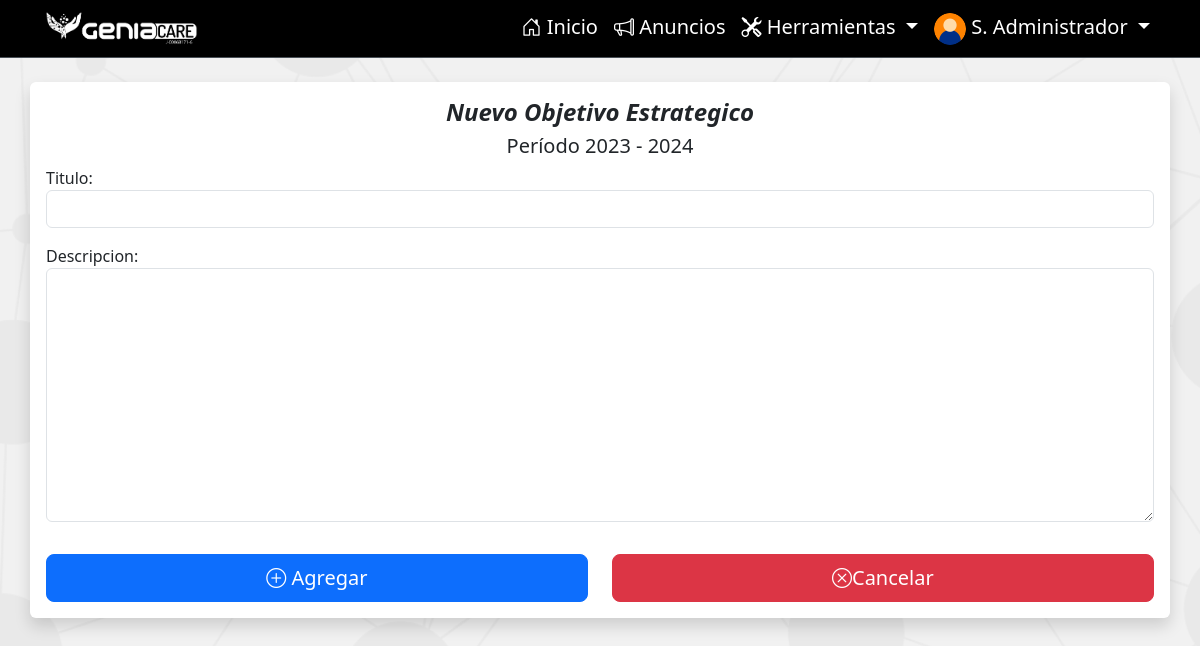
The page /companyobjectives/new/ (signed in) on the database as committed earlier.
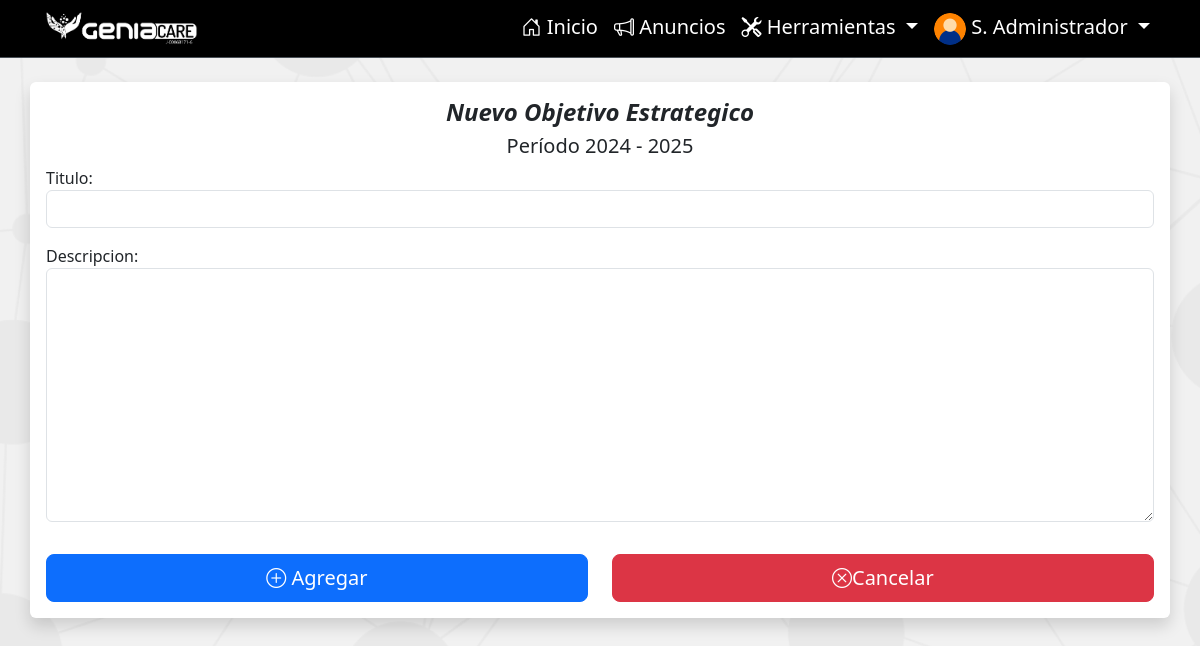
The same page on the database as committed later.
### performanceGC/models.py (models this page shows, shortened)
class Periodo(models.Model):
    año_inicio = models.IntegerField(default=datetime.now().year, unique=True)
    año_fin = models.IntegerField(default=datetime.now().year+1, unique=True)
    fechaInicioEvaluaciones = models.DateField(
        'Fecha de Inicio', null=True, blank=True)
    fechaFinEvaluaciones = models.DateField(
        'Fecha de Fin', null=True, blank=True)
    evaluacionesHabilitadas = models.BooleanField(default=False)
    is_active = models.BooleanField(default=False)
    def __str__(self):
        return f'Período {self.año_inicio} - {self.año_fin}'

### performanceGC/views.py (the view, shortened to what this page needs)
# urls.py: path('companyobjectives/new/', views.company_objectives_add, name='companyobjectives_add'),
@staff_member_required(login_url='signin')
def company_objectives_add(request):
    period = Periodo.objects.get(is_active=True)
    if request.method == 'GET':
        return render(request, 'company_objectives_add.html', {
            'form': CompanyObjectivesForm(),
            'periodo': period
        })

### performanceGC/forms.py
class CompanyObjectivesForm(forms.ModelForm):
    class Meta:
        model = Company_Objectives
        fields = ['title', 'description']
        widgets = {
            'title': forms.TextInput(attrs={'class': 'form-control'}),
            'description': forms.Textarea(attrs={'class': 'form-control'}),
        }
        labels = {
            'title': 'Titulo',
            'description': 'Descripcion',
        }

### performanceGC/models.py (called while the page is built)
    def __str__(self):
        return self.nombreText

    def __str__(self):
        return self.nombre + ' ' + self.apellido

    def get_short_name(self):
        return f'{self.nombre[0]}. {self.apellido.split()[0]}'.title()

### performanceGC/templates/company_objectives_add.html (shortened to what this page needs)
{% extends 'main.html' %}
{% load static %}
{% block content %}
  <main class="container">
    <div class="row">
      <form action="
        {% if company_objective %}
          {% url 'companyobjectives_edit' company_objective.id %}
        {% else %}
          {% url 'companyobjectives_add' %}
        {% endif %}
            "
        method="post"
        class="card card-body border-0 shadow mt-4">
        <h4 class="text-center fw-bolder fst-italic">
          {% if company_objective %}
            Editar Objetivo Estrategico
          {% else %}
            Nuevo Objetivo Estrategico
          {% endif %}
        </h4>
        <h5 class="text-center">{{ periodo }}</h5>
        {{ form.as_p }}
        <div class="d-flex justify-content-between mt-3">
          <button type="submit" class="btn btn-lg btn-primary bi bi-plus-circle flex-grow-1 me-4">
            {% if company_objective %}
              Editar
            {% else %}
              Agregar
            {% endif %}
          </button>
          <a href="{% url 'companyobjectives' %}" class="btn btn-lg btn-danger bi bi-x-circle flex-grow-1">Cancelar</a>
        </div>
      </form>
    </div>
  </main>
{% endblock %}

Rows that differ between the two databases and show on the page:
no longer on this page (row edited): Periodo: año_inicio+año_fin "Período 2023 - 2024"
added Periodo: año_inicio+año_fin "Período 2024 - 2025"
